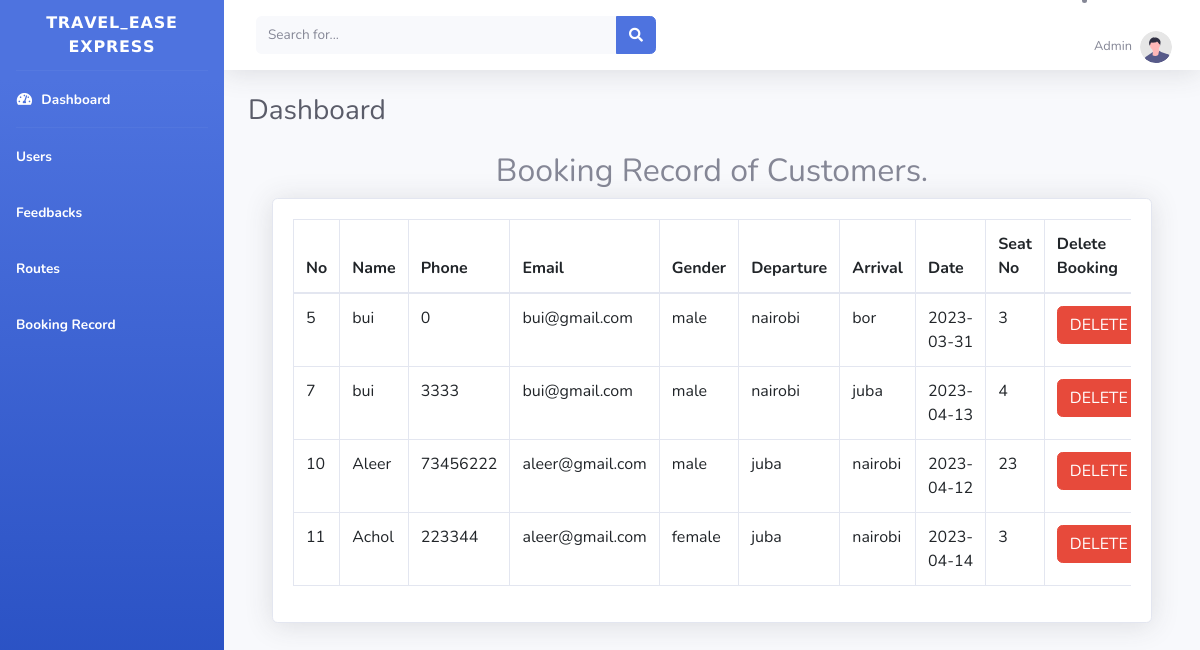
The app's page /admin/booked.php with its own data.
### tables this page shows
CREATE TABLE `booked` (
  `id` int(30) NOT NULL,
  `date` date NOT NULL,
  `name` varchar(191) NOT NULL,
  `phone` int(191) NOT NULL,
  `email` varchar(191) NOT NULL,
  `gender` varchar(191) NOT NULL,
  `departure` varchar(191) NOT NULL,
  `arrival` varchar(191) NOT NULL,
  `seat` int(30) NOT NULL,
  `fare` int(191) NOT NULL
);

### admin/booked.php (the view, shortened to what this page needs)
<?php
include('db_conn.php');
include('includes/header.php');
include('includes/navbar.php');
?>
<div id="content-wrapper" class="d-flex flex-column">
<div id="content">
    <nav class="navbar navbar-expand navbar-light bg-white topbar mb-4 static-top shadow">
        <form
            class="d-none d-sm-inline-block form-inline mr-auto ml-md-3 my-2 my-md-0 mw-100 navbar-search">
            <div class="input-group">
                <input type="text" class="form-control bg-light border-0 small" placeholder="Search for..."
                    aria-label="Search" aria-describedby="basic-addon2">
                <div class="input-group-append">
                    <button class="btn btn-primary" type="button">
                        <i class="fas fa-search fa-sm"></i>
                    </button>
                </div>
            </div>
        </form>
            <li class="nav-item dropdown no-arrow">
                <a class="nav-link dropdown-toggle" href="#" id="userDropdown" role="button"
                    data-toggle="dropdown" aria-haspopup="true" aria-expanded="false">
                    <span class="mr-2 d-none d-lg-inline text-gray-600 small">Admin </span>
                    <img class="img-profile rounded-circle"
                        src="img/undraw_profile.svg">
                </a>
            </li>
    </nav>
    <div class="container-fluid">
        <div class="d-sm-flex align-items-center justify-content-between mb-4">
            <h1 class="h3 mb-0 text-gray-800">Dashboard</h1>
        </div>
        <div class="container-fluid">
       <h2 class="text-center">Booking Record of Customers.</h2>
<div class="card shadow mb-4">
    <div class="card-body">
        <div class="table-responsive">
        <?php
            $query = "SELECT * FROM booked";
            $query_run = mysqli_query($conn, $query);
        ?>
            <table class="table table-bordered" id="dataTable" width="100%" cellspacing="0">
                <thead>
                    <tr>
                        <th> No </th>
                        <th> Name </th>
                        <th> Phone </th>
                        <th> Email </th>
                        <th>Gender</th>
                        <th>Departure</th>
                        <th>Arrival</th>
                        <th> Date </th>
                        <th>  Seat No</th>
                        <th> Delete Booking</th>
                    </tr>
                </thead>
                <tbody>
                    <?php
                    if(mysqli_num_rows($query_run) > 0)
                    {
                        while($row = mysqli_fetch_assoc($query_run))
                        {
                    ?>
                        <tr>
                            <td><?php  echo $row['id']; ?></td>
                            <td><?php  echo $row['name']; ?></td>
                            <td><?php  echo $row['phone']; ?></td>
                            <td><?php  echo $row['email']; ?></td>
                            <td><?php  echo $row['gender']; ?></td>
                            <td><?php  echo $row['departure']; ?></td>
                            <td><?php  echo $row['arrival']; ?></td>
                            <td><?php  echo $row['date']; ?></td>
                            <td><?php  echo $row['seat']; ?></td>
                            <td>
                                <form action="delete_booked.php" method="post">
                                    <button type="submit" name="delete" class="btn btn-danger"> DELETE</button>
                                </form>
                            </td>
                        </tr>
                    <?php
                        }
                    }
                    else {
                        echo "No Record Found";
                    }
                    ?>
                </tbody>
            </table>
        </div>
    </div>
</div>
</div>
    </div>
</body>
</html>
<?php
include('includes/footer.php');
?>

### admin/includes/header.php (shortened to what this page needs)
<!DOCTYPE html>
<html lang="en">
<head>
    <link href="vendor/fontawesome-free/css/all.min.css" rel="stylesheet" type="text/css">
        <link href="https://cdn.jsdelivr.net/npm/bootstrap@5.3.0-alpha1/dist/css/bootstrap.min.css" rel="stylesheet">
    <link href="css/sb-admin-2.min.css" rel="stylesheet">
</head>
<body id="page-top">
    <div id="wrapper">
    </body>
</html>

### admin/includes/navbar.php (shortened to what this page needs)
 <ul class="navbar-nav bg-gradient-primary sidebar sidebar-dark accordion" id="accordionSidebar">
<a class="sidebar-brand d-flex align-items-center justify-content-center" href="#">
    <div class="sidebar-brand-text mx-3">𝗧𝗥𝗔𝗩𝗘𝗟_𝗘𝗔𝗦𝗘 𝗘𝗫𝗣𝗥𝗘𝗦𝗦<sup></sup></div>
</a>
<hr class="sidebar-divider my-0">
<li class="nav-item active">
    <a class="nav-link" href="#">
        <i class="fas fa-fw fa-tachometer-alt"></i>
        <span>Dashboard</span></a>
</li>
<hr class="sidebar-divider my-0">
<li class="nav-item active">
    <a class="nav-link" href="users.php">
        <span> Users  </span></a>
</li>
<li class="nav-item active">
    <a class="nav-link" href="feedbacks.php">
        <span>Feedbacks</span></a>
</li>
        <li class="nav-item active">
    <a class="nav-link" href="Routes.php">
        <span>Routes</span></a>
        </li>
        <li class="nav-item active">
    <a class="nav-link" href="booked.php">
        <span>Booking Record</span></a>
        </li>
</ul>

### admin/includes/footer.php
        </div>
        </body>
</html>

### records on screen
booked: id "5", name "bui", phone "0", email "bui@gmail.com", gender "male", departure "nairobi", arrival "bor", date "2023-03-31", seat "3"
booked: id "7", name "bui", phone "3333", email "bui@gmail.com", gender "male", departure "nairobi", arrival "juba", date "2023-04-13", seat "4"
booked: id "10", name "Aleer", phone "73456222", email "aleer@gmail.com", gender "male", departure "juba", arrival "nairobi", date "2023-04-12", seat "23"
booked: id "11", name "Achol", phone "223344", email "aleer@gmail.com", gender "female", departure "juba", arrival "nairobi", date "2023-04-14", seat "3"
